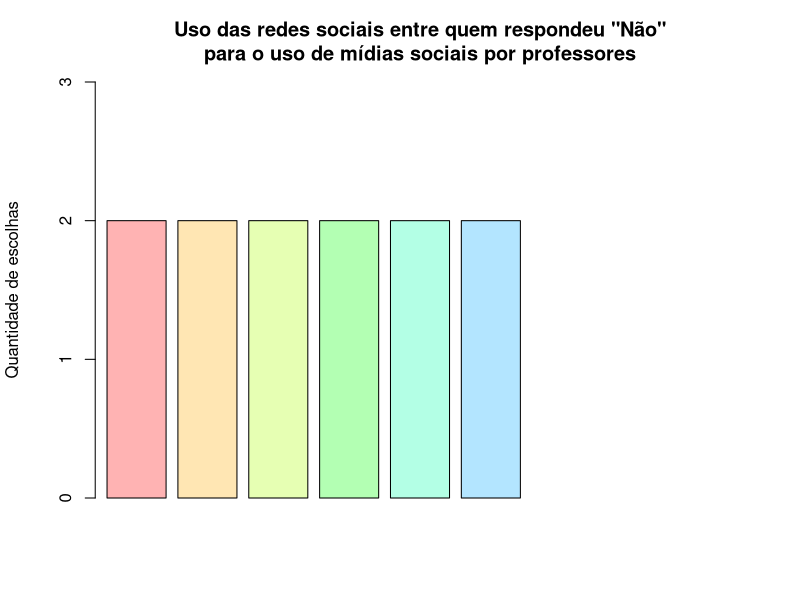
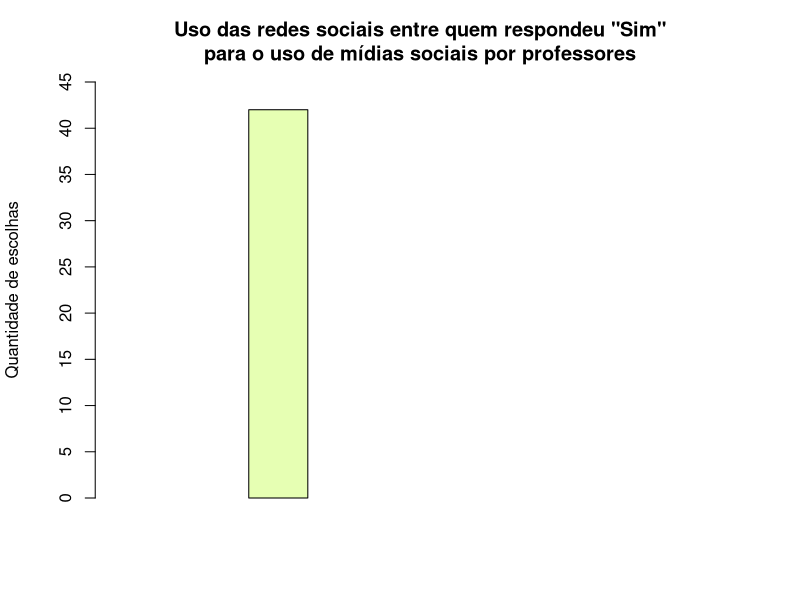
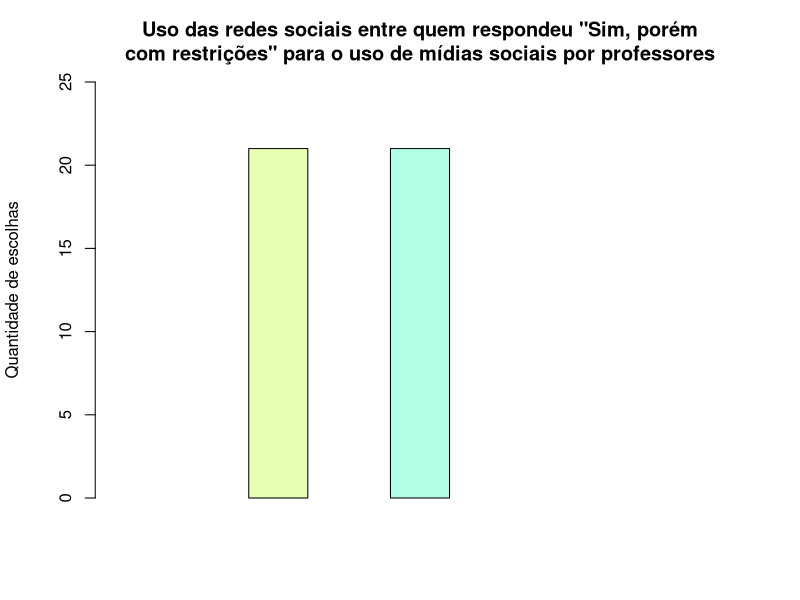

Here is the R script that generated these plots, in order: (Note: this script raises an error after producing the figures.)
library(readxl)

df <- read_excel("dados/umses_alunos_2018.xlsx")
#View(df)

# Lê todos os dados necessários em uma variável
tabela <- cbind(df$twitter, df$facebook, df$whatsapp, df$linkedin, df$youtube, df$instagram, df$snapchat, df$tumblr, df$pinterest, df$usoacademico)

# colnames(tabela) <- c(lbls, "Uso academico")

lbls <- c("Twitter", "Facebook", "Whatsapp", "Linkedin", "Youtube", "Instagram", "Snapchat", "Tumblr", "Pinterest")

# Uma dupla de variáveis para cada gráfico
tab1 <- tabela[tabela[, 10] == 1, 1:9] # Pega apenas respostas NÃO
graf1 <- colSums(tab1[1:length(tab1[, 1]), 1:9])

tab2 <- tabela[tabela[, 10] == 2, 1:9] # Pega apenas respostas SIM
graf2 <- colSums(tab2[1:length(tab2[, 1]), 1:9])

tab3 <- tabela[tabela[, 10] == 3, 1:9] # Pega apenas respostas SIM, PORÉM COM RESTRIÇÕES
graf3 <- colSums(tab3[1:length(tab3[, 1]), 1:9])

tab4 <- tabela[tabela[, 10] == 4, 1:9] # Pega apenas respostas NÃO SEI/NÃO TENHO OPINIÃO
graf4 <- colSums(tab4[1:length(tab4[, 1]), 1:9])

# Gráfico de Uso das redes sociais para quem respondeu "NÃO" para o uso de mídias sociais
# por professores
png("graficos/relacao-uso-midias-sociais-por-uso-redes-sociais-1.png", width=600, height=600)
xval1 <- barplot(graf1,
                 main="Uso das redes sociais entre quem respondeu \"Não\"\npara o uso de mídias sociais por professores",
                 ylab="Quantidade de escolhas",
                 beside=TRUE,
                 axes=FALSE,
                 axisnames=FALSE,
                 col=rainbow(9, s=.3),
                 ylim=c(0, 3))
axis(0:3, side=2, pos=c(0, 0))

text(lbls, x=xval1, y=-0.05 * max(graf1), srt="45", xpd=TRUE, adj=1)
text(graf1, x=xval1, y=graf1 + 0.05 * max(graf1))

dev.off()

# Gráfico de Uso das redes sociais para quem respondeu "SIM" para o uso de mídias sociais
# por professores
png("graficos/relacao-uso-midias-sociais-por-uso-redes-sociais-2.png", width=600, height=600)
xval2 <- barplot(graf2,
                 main="Uso das redes sociais entre quem respondeu \"Sim\"\npara o uso de mídias sociais por professores",
                 ylab="Quantidade de escolhas",
                 beside=TRUE,
                 axes=FALSE,
                 axisnames=FALSE,
                 col=rainbow(9, s=.3),
                 ylim=c(0, 45))
axis(seq(0, 45, 5), side=2, pos=c(0, 0))

text(lbls, x=xval2, y=-0.05 * max(graf2), srt="45", xpd=TRUE, adj=1)
text(graf2, x=xval2, y=graf2 + 0.05 * max(graf2))

dev.off()

# Gráfico de Uso das redes sociais para quem respondeu "SIM, PORÉM COM RESTRIÇÕES" para o uso de 
# mídias sociais por professores
png("graficos/relacao-uso-midias-sociais-por-uso-redes-sociais-3.png", width=600, height=600)
xval3 <- barplot(graf3,
                 main="Uso das redes sociais entre quem respondeu \"Sim, porém\ncom restrições\" para o uso de mídias sociais por professores",
                 ylab="Quantidade de escolhas",
                 beside=TRUE,
                 axes=FALSE,
                 axisnames=FALSE,
                 col=rainbow(9, s=.3),
                 ylim=c(0, 25))
axis(seq(0, 25, 5), side=2, pos=c(0, 0))

text(lbls, x=xval3, y=-0.05 * max(graf3), srt="45", xpd=TRUE, adj=1)
text(graf3, x=xval3, y=graf3 + 0.05 * max(graf3))

dev.off()

# Gráfico de Uso das redes sociais para quem respondeu "NÃO SEI/NÃO TENHO OPINIÃO" para o uso 
# de mídias sociais por professores
png("graficos/relacao-uso-midias-sociais-por-uso-redes-sociais-4.png", width=600, height=600)
xval4 <- barplot(graf4,
                 main="Uso das redes sociais entre quem respondeu \"Não sei/Não\ntenho opinião\"\ para o uso de mídias sociais por professores",
                 ylab="Quantidade de escolhas",
                 beside=TRUE,
                 axes=FALSE,
                 axisnames=FALSE,
                 col=rainbow(9, s=.3),
                 ylim=c(0, max(graf4) + 1))
axis(0:(max(graf4) + 1), side=2, pos=c(0, 0))

text(lbls, x=xval4, y=-0.05 * max(graf4), srt="45", xpd=TRUE, adj=1)
text(graf4, x=xval4, y=graf4 + 0.05 * max(graf4))

dev.off()
